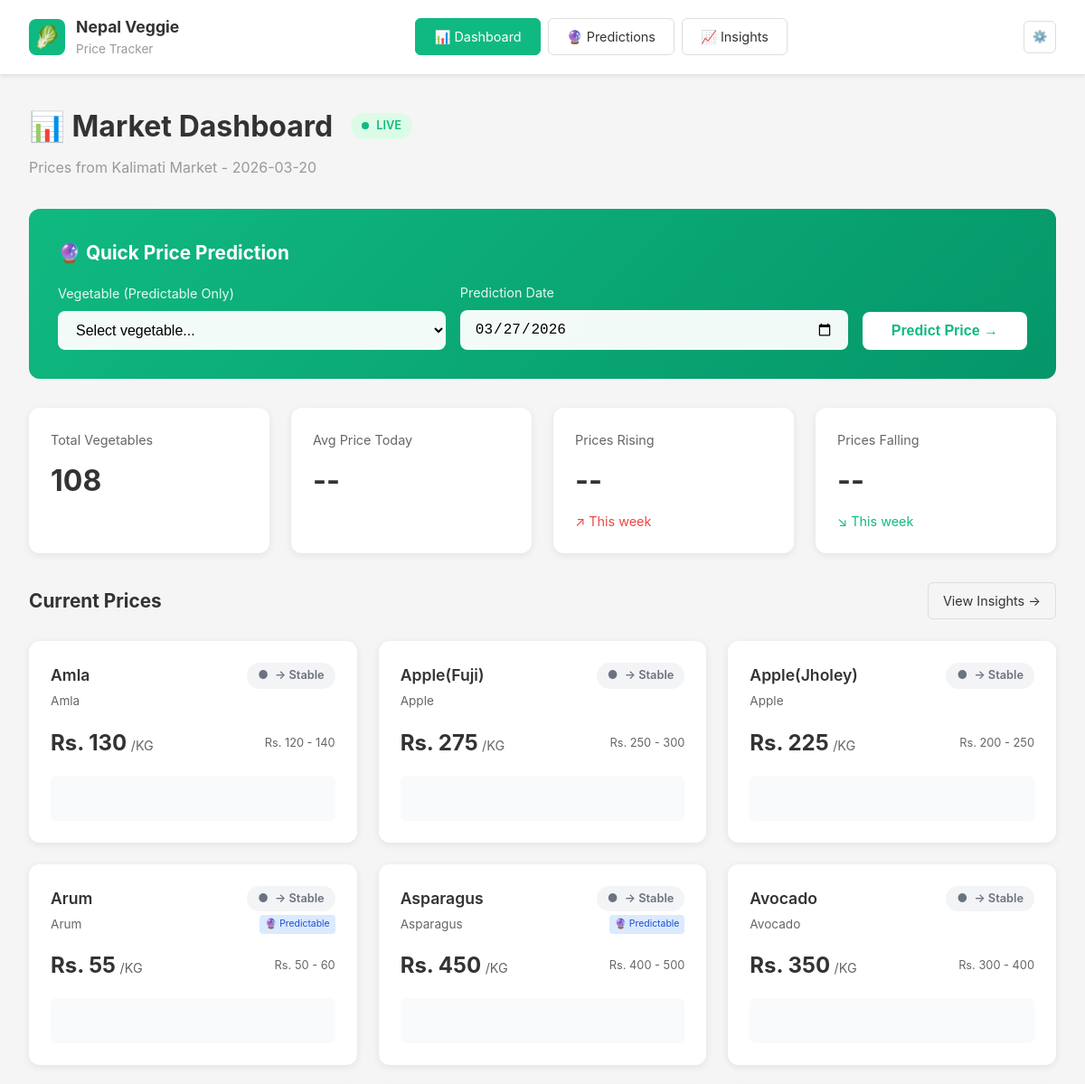
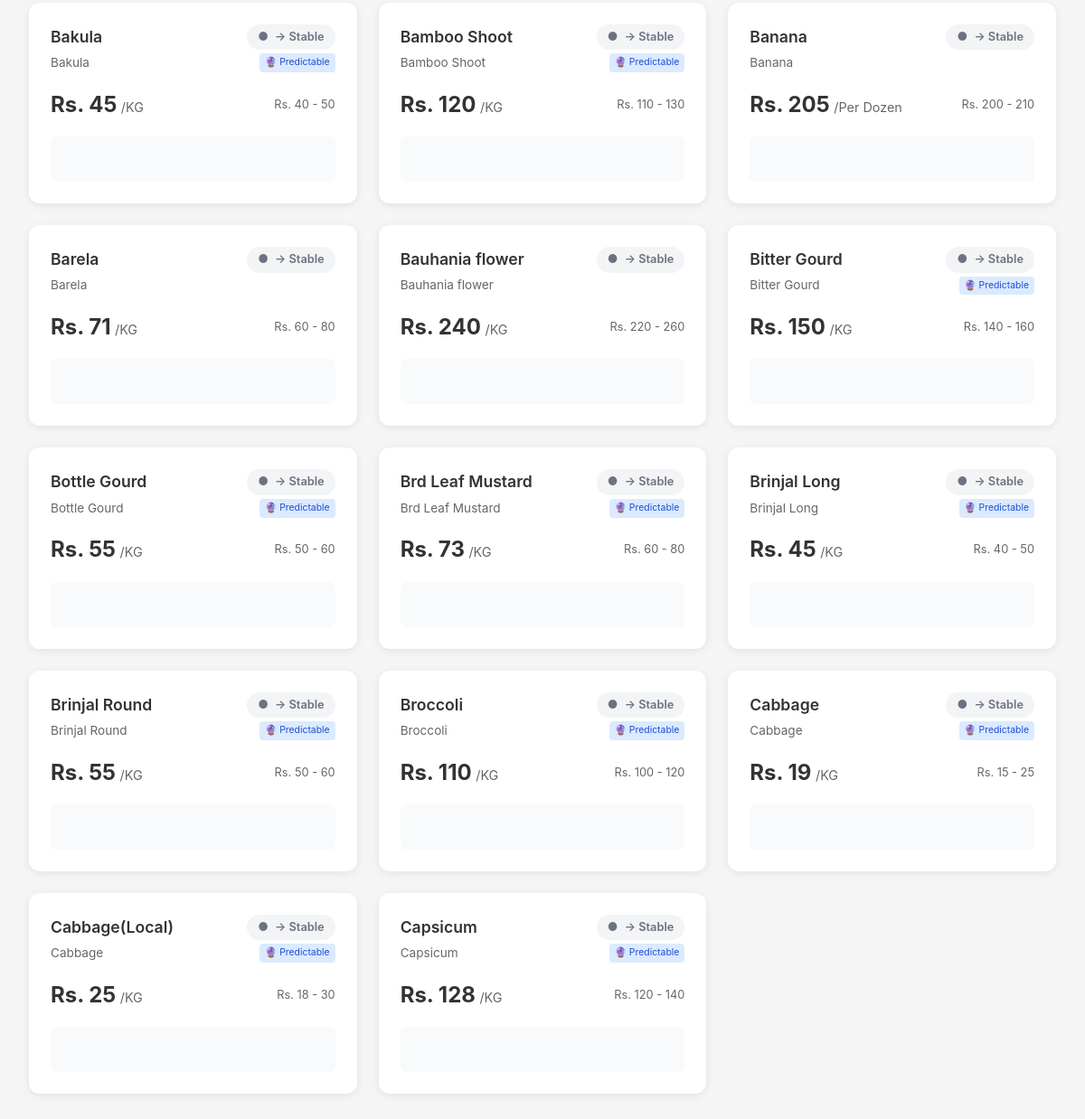
The app's page /trade/ with its own data (2 pictures, top to bottom).
### prices/models.py (models this page shows, shortened)
class VegetablePrice(models.Model):
    commodity_name = models.CharField(max_length=200)
    commodity_unit = models.CharField(max_length=50, default='KG')
    min_price = models.DecimalField(max_digits=10, decimal_places=2)
    max_price = models.DecimalField(max_digits=10, decimal_places=2)
    avg_price = models.DecimalField(max_digits=10, decimal_places=2)
    date = models.DateField()
    created_at = models.DateTimeField(auto_now_add=True)
    class Meta:
        unique_together = ['commodity_name', 'date']
        ordering = ['-date', 'commodity_name']
        indexes = [
            models.Index(fields=['commodity_name', 'date']),
            models.Index(fields=['date']),
        ]

### veggieezee/views.py (the view)
# urls.py: path('trade/', views.trade, name='trade'),
def trade(request):
    from prices.models import VegetablePrice
    from datetime import date
    vegetables = get_vegetables_list()
    overview = get_market_overview()
    market_date = get_market_date()
    has_db_data = VegetablePrice.objects.filter(date=date.today()).exists()
    is_live = has_db_data or market_date is not None
    context = {
        'vegetables': vegetables,
        'overview': overview,
        'market_date': market_date or str(date.today()) if has_db_data else None,
        'is_live': is_live,
    }
    return render(request, "trade/trade.html", context)

### veggieezee/live_data_service.py (called while the page is built)
def fetch_live_prices(timeout: int = 3) -> Optional[Dict]:
    global _cached_data, _cache_timestamp
    if _cached_data and _cache_timestamp:
        cache_age = datetime.now() - _cache_timestamp
        if cache_age < timedelta(minutes=CACHE_DURATION_MINUTES):
            return _cached_data
    try:
        response = requests.get(KALIMATI_API_URL, timeout=timeout)
        response.raise_for_status()
        data = response.json()
        if data.get('status') == 200 and 'prices' in data:
            _cached_data = data
            _cache_timestamp = datetime.now()
            return data
        return _cached_data if _cached_data else None
    except (RequestException, Timeout, ConnectionError, OSError, Exception) as e:
        print(f"API fetch error: {e}")
        return _cached_data if _cached_data else None

def get_market_date() -> Optional[str]:
    data = fetch_live_prices()
    if data:
        return data.get('date')
    return None

### veggieezee/predict_service.py (called while the page is built)
def get_training_vegetable_name(kalimati_name):
    if not kalimati_name:
        return None
    if kalimati_name in KALIMATI_TO_TRAINING_MAP:
        return KALIMATI_TO_TRAINING_MAP[kalimati_name]
    kalimati_lower = kalimati_name.lower().strip()
    for k, v in KALIMATI_TO_TRAINING_MAP.items():
        if k.lower() == kalimati_lower:
            return v
    for tv in TRAINING_VEGETABLES:
        if tv.lower() == kalimati_lower:
            return tv
    return None

### templates/trade/trade.html (shortened to what this page needs)
{% load static %}
<!DOCTYPE html>
<html lang="en">
<head>
</head>
<body>
    <header class="header">
        <div class="logo-section">
            <div class="logo">🥬</div>
            <div class="brand-text">
                <h1>Nepal Veggie</h1>
                <p>Price Tracker</p>
            </div>
        </div>
        <nav class="nav-buttons">
            <a href="{% url 'trade' %}" class="nav-btn active">📊 Dashboard</a>
            <a href="{% url 'predictions' %}" class="nav-btn">🔮 Predictions</a>
            <a href="{% url 'insights' %}" class="nav-btn">📈 Insights</a>
        </nav>
        <div class="user-controls">
            <button class="icon-btn">⚙️</button>
        </div>
    </header>
    <main class="main-content">
        <div class="page-title">
            <h2>📊 Market Dashboard
                {% if is_live %}
                <span style="display: inline-flex; align-items: center; gap: 0.5rem; background: #dcfce7; color: #10b981; padding: 0.25rem 0.75rem; border-radius: 20px; font-size: 0.8rem; font-weight: 600; margin-left: 0.5rem;">
                    <span style="width: 8px; height: 8px; background: #10b981; border-radius: 50%; animation: pulse 2s infinite;"></span>
                    LIVE
                </span>
                {% endif %}
            </h2>
            <p>{% if market_date %}Prices from Kalimati Market - {{ market_date }}{% else %}Real-time vegetable prices from Kalimati Tarkari Bazar{% endif %}</p>
        </div>
        <section class="quick-predict-section">
            <h3>🔮 Quick Price Prediction</h3>
            <form class="quick-predict-form" action="{% url 'predictions' %}" method="POST">
                <div class="form-group">
                    <label for="vegetable">Vegetable (Predictable Only)</label>
                    <select name="vegetable" id="vegetable" required>
                        <option value="">Select vegetable...</option>
                    </select>
                </div>
                <div class="form-group">
                    <label for="date">Prediction Date</label>
                    <input type="date" name="date" id="date" required>
                </div>
                <button type="submit" class="quick-predict-btn">Predict Price →</button>
            </form>
        </section>
        <div class="stats-row">
            <div class="stat-card">
                <div class="label">Total Vegetables</div>
                <div class="value">{{ vegetables|length }}</div>
            </div>
            <div class="stat-card">
                <div class="label">Avg Price Today</div>
                <div class="value" id="avgPrice">--</div>
            </div>
            <div class="stat-card">
                <div class="label">Prices Rising</div>
                <div class="value" id="risingCount">--</div>
                <div class="change up">↗ This week</div>
            </div>
            <div class="stat-card">
                <div class="label">Prices Falling</div>
                <div class="value" id="fallingCount">--</div>
                <div class="change down">↘ This week</div>
            </div>
        </div>
        <div class="section-header">
            <h3>Current Prices</h3>
            <a href="{% url 'insights' %}" class="view-all-btn">View Insights →</a>
        </div>
        {% if overview %}
        <div class="vegetables-grid">
            {% for veg in overview %}
            <div class="veggie-card" onclick="window.location.href='{% url 'predictions' %}?vegetable={{ veg.name|lower }}'">
                <div class="veggie-header">
                    <div>
                        <div class="veggie-name">{{ veg.name }}</div>
                        <div class="veggie-local">{{ veg.local_name }}</div>
                    </div>
                    <div style="display: flex; flex-direction: column; align-items: flex-end; gap: 4px;">
                        <span class="trend-badge {% if veg.trend == 'up' %}up{% elif veg.trend == 'down' %}down{% else %}stable{% endif %}">
                            {% if veg.is_live %}<span style="margin-right: 4px;">●</span>{% endif %}
                            {% if veg.trend == 'up' %}↗ +{{ veg.change_pct }}%{% elif veg.trend == 'down' %}↘ {{ veg.change_pct }}%{% else %}→ Stable{% endif %}
                        </span>
                        {% if veg.is_predictable %}
                        <span style="font-size: 0.65rem; background: #dbeafe; color: #1d4ed8; padding: 2px 6px; border-radius: 4px;">🔮 Predictable</span>
                        {% endif %}
                    </div>
                </div>
                <div class="veggie-price">
                    <div>
                        <span class="price-value">Rs. {{ veg.price|floatformat:0 }}</span>
                        <span class="price-unit">/{{ veg.unit|default:"kg" }}</span>
                    </div>
                    {% if veg.min_price and veg.max_price %}
                    <div style="font-size: 0.8rem; color: #666;">
                        Rs. {{ veg.min_price|floatformat:0 }} - {{ veg.max_price|floatformat:0 }}
                    </div>
                    {% endif %}
                </div>
                <div class="mini-chart">
                    <canvas id="chart-{{ forloop.counter }}"></canvas>
                </div>
            </div>
            {% endfor %}
        </div>
        {% else %}
        <div class="no-data">
            <div class="icon">📊</div>
            <h4>Loading market data...</h4>
            <p>Please ensure the data file is available.</p>
        </div>
        {% endif %}
    </main>
</body>
</html>

### templates/trade/trade.html (style rules this page uses)
* { margin: 0; padding: 0; box-sizing: border-box; }
body { font-family: -apple-system, BlinkMacSystemFont, 'Segoe UI', Roboto, 'Helvetica Neue', Arial, sans-serif; background-color: #f5f5f5; color: #333; line-height: 1.6; }
.header { background: white; padding: 1rem 2rem; display: flex; justify-content: space-between; align-items: center; box-shadow: 0 2px 4px rgba(0,0,0,0.1); }
.logo-section { display: flex; align-items: center; gap: 0.75rem; }
.logo { width: 40px; height: 40px; background: #10b981; border-radius: 8px; display: flex; align-items: center; justify-content: center; color: white; font-size: 1.5rem; }
.brand-text h1 { font-size: 1.1rem; color: #333; }
.brand-text p { font-size: 0.85rem; color: #999; }
.nav-buttons { display: flex; gap: 0.5rem; }
.nav-btn { padding: 0.5rem 1.25rem; border: 1px solid #ddd; background: white; border-radius: 6px; cursor: pointer; font-size: 0.9rem; display: flex; align-items: center; gap: 0.5rem; text-decoration: none; color: #333; }
.nav-btn.active { background: #10b981; color: white; border-color: #10b981; }
.user-controls { display: flex; gap: 0.75rem; align-items: center; }
.icon-btn { width: 36px; height: 36px; border: 1px solid #ddd; background: white; border-radius: 6px; cursor: pointer; display: flex; align-items: center; justify-content: center; }
.main-content { max-width: 1400px; margin: 2rem auto; padding: 0 2rem; }
.page-title { margin-bottom: 2rem; }
.page-title h2 { font-size: 2rem; display: flex; align-items: center; gap: 0.75rem; margin-bottom: 0.5rem; }
.page-title p { color: #999; font-size: 1rem; }
.quick-predict-section { background: linear-gradient(135deg, #10b981 0%, #059669 100%); border-radius: 12px; padding: 2rem; margin-bottom: 2rem; color: white; }
.quick-predict-section h3 { font-size: 1.3rem; margin-bottom: 1rem; }
.quick-predict-form { display: flex; gap: 1rem; align-items: flex-end; flex-wrap: wrap; }
.quick-predict-form .form-group { flex: 1; min-width: 200px; }
.quick-predict-form label { display: block; font-size: 0.9rem; margin-bottom: 0.5rem; opacity: 0.9; }
.quick-predict-form select, .quick-predict-form input { width: 100%; padding: 0.75rem 1rem; border: none; border-radius: 8px; font-size: 1rem; background: rgba(255,255,255,0.95); }
.quick-predict-btn { padding: 0.75rem 2rem; background: white; color: #10b981; border: none; border-radius: 8px; font-size: 1rem; font-weight: 600; cursor: pointer; transition: transform 0.2s; }
.stats-row { display: grid; grid-template-columns: repeat(4, 1fr); gap: 1.5rem; margin-bottom: 2rem; }
.stat-card { background: white; border-radius: 12px; padding: 1.5rem; box-shadow: 0 2px 8px rgba(0,0,0,0.08); }
.stat-card .label { font-size: 0.9rem; color: #666; margin-bottom: 0.5rem; }
.stat-card .value { font-size: 2rem; font-weight: 700; color: #333; }
.stat-card .change { font-size: 0.9rem; margin-top: 0.5rem; }
.stat-card .change.up { color: #ef4444; }
.stat-card .change.down { color: #10b981; }
.section-header { display: flex; justify-content: space-between; align-items: center; margin-bottom: 1.5rem; }
.section-header h3 { font-size: 1.3rem; }
.view-all-btn { padding: 0.5rem 1rem; background: transparent; border: 1px solid #ddd; border-radius: 6px; font-size: 0.9rem; cursor: pointer; text-decoration: none; color: #333; }
.vegetables-grid { display: grid; grid-template-columns: repeat(auto-fill, minmax(280px, 1fr)); gap: 1.5rem; margin-bottom: 2rem; }
.veggie-card { background: white; border-radius: 12px; padding: 1.5rem; box-shadow: 0 2px 8px rgba(0,0,0,0.08); transition: all 0.3s; cursor: pointer; }
.veggie-header { display: flex; justify-content: space-between; align-items: flex-start; margin-bottom: 1rem; }
.veggie-name { font-size: 1.1rem; font-weight: 600; color: #333; }
.veggie-local { font-size: 0.85rem; color: #666; margin-top: 0.25rem; }
.trend-badge { padding: 0.25rem 0.75rem; border-radius: 20px; font-size: 0.8rem; font-weight: 600; }
.trend-badge.stable { background: #f3f4f6; color: #6b7280; }
.veggie-price { display: flex; justify-content: space-between; align-items: center; margin-bottom: 1rem; }
.price-value { font-size: 1.5rem; font-weight: 700; color: #333; }
.price-unit { font-size: 0.9rem; color: #666; }
.mini-chart { height: 50px; background: #f9fafb; border-radius: 6px; overflow: hidden; }
.mini-chart canvas { width: 100%; height: 100%; }

### records on screen
VegetablePrice: name "Amla", local_name "Amla", unit "KG"
VegetablePrice: name "Apple(Fuji)", unit "KG"
VegetablePrice: name "Apple(Jholey)", unit "KG"
VegetablePrice: name "Arum", local_name "Arum", unit "KG"
VegetablePrice: name "Asparagus", local_name "Asparagus", unit "KG"
VegetablePrice: name "Avocado", local_name "Avocado", unit "KG"
VegetablePrice: name "Bakula", local_name "Bakula", unit "KG"
VegetablePrice: name "Bamboo Shoot", local_name "Bamboo Shoot", unit "KG"
VegetablePrice: name "Banana", local_name "Banana", unit "Per Dozen"
VegetablePrice: name "Barela", local_name "Barela", unit "KG"
VegetablePrice: name "Bauhania flower", local_name "Bauhania flower", unit "KG"
VegetablePrice: name "Bitter Gourd", local_name "Bitter Gourd", unit "KG"
VegetablePrice: name "Bottle Gourd", local_name "Bottle Gourd", unit "KG"
VegetablePrice: name "Brd Leaf Mustard", local_name "Brd Leaf Mustard", unit "KG"
VegetablePrice: name "Brinjal Long", local_name "Brinjal Long", unit "KG"
VegetablePrice: name "Brinjal Round", local_name "Brinjal Round", unit "KG"
VegetablePrice: name "Broccoli", local_name "Broccoli", unit "KG"
VegetablePrice: name "Cabbage", local_name "Cabbage", unit "KG", name "Cabbage(Local)", local_name "Cabbage", shows "🔮 Predictable", price "25", unit "KG", min_price "18", max_price "30"
VegetablePrice: name "Capsicum", local_name "Capsicum", unit "KG"

### other values on screen
{{ market_date }} "2026-03-20"
{{ vegetables|length }} "108"
{{ veg.price|floatformat:0 }} "130" "275" "225" "55" "450" "350" "45" "120" "205" "71" "240" "150" "55" "73" "45" "55" "110" "19" "128"
{{ veg.min_price|floatformat:0 }} "120" "250" "200" "50" "400" "300" "40" "110" "200" "60" "220" "140" "50" "60" "40" "50" "100" "15" "120"
{{ veg.max_price|floatformat:0 }} "140" "300" "250" "60" "500" "400" "50" "130" "210" "80" "260" "160" "60" "80" "50" "60" "120" "25" "140"
{{ veg.local_name }} "Apple" "Apple"
